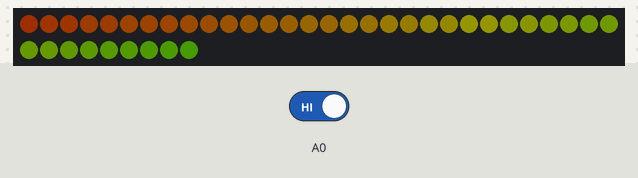
The sketch below on a simulated Arduino Uno, built with avr-gcc and run on an emulated ATmega328P. Shown: 39 RGB LEDs in strip order, left to right, continuing on the next row. The inputs (shaded band) are chosen by the test bench; at power-on: A0 HIGH. Dim RGB values are drawn brighter than linear.

Above: at 12.5 s.
12.6 s: A0 driven LOW
At 13.05 s:
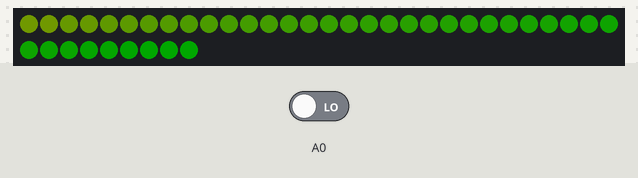
At 18.5 s:
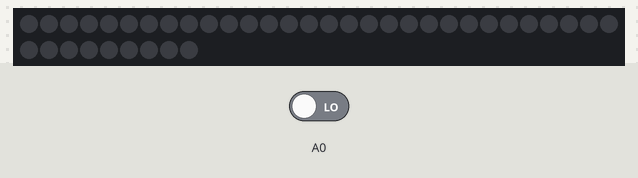
19.2 s: A0 driven HIGH
At 22.1 s:
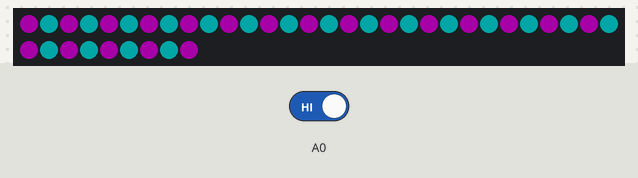
Timing chart, 0 to 23.6 s (numbered marks = the images above; inputs shaded):
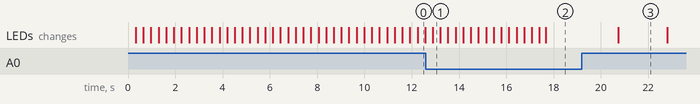

Measured:
- after the input at 12.6 s, the LEDs: first differ from a run without the input after 5.1 s (image 2)
- after the input at 19.2 s, the LEDs: change after 1.5 s (image 3)

The sketch:

base.ino
```cpp
#include <Adafruit_NeoPixel.h>
#ifdef __AVR__
  #include <avr/power.h>
#endif

#define PIN 6

Adafruit_NeoPixel strip = Adafruit_NeoPixel(39, PIN, NEO_GRB + NEO_KHZ800);

void setup() {
  strip.begin();
  strip.show(); // Initialize all pixels to 'off'
  strip.setBrightness(40);
  pinMode(A0, INPUT_PULLUP);
  digitalWrite(A0, HIGH);
}

void offAndPause() {
  for(int i=0; i< strip.numPixels(); i++) {
    strip.setPixelColor(i, 0);
  }
  strip.show();
  delay(1500);
}

void loop() {
  //rainbowCycle3(20);
  //checker(500);
  while(digitalRead(A0) == HIGH) {
    rainbow(20);
  }
  offAndPause();
  while(digitalRead(A0) == HIGH) {
    rainbowCycle3(20);
  }
  offAndPause();
  while(digitalRead(A0) == HIGH) {
    checker(2000);
  }
  offAndPause();
}

void rainbow(uint8_t wait) {
  uint16_t i, j;

  for(j=0; j<256; j++) {
    for(i=0; i<strip.numPixels(); i++) {
      strip.setPixelColor(i, Wheel((i+j) & 255));
    }
    strip.show();
    delay(wait);
  }
}

void rainbowCycle(uint8_t wait) {
  uint16_t i, j;

  for(j=0; j<256; j++) {
    for(i=0; i< strip.numPixels(); i++) {
      strip.setPixelColor(i, Wheel(((i * 256 / strip.numPixels()) + j) & 255));
    }
    strip.show();
    delay(wait);
  }
}

void rainbowCycle3(uint8_t wait) {
  uint16_t i, j;

  for(j=0; j<256; j++) {
    for(i=0; i< 11; i++) {
      strip.setPixelColor(i, Wheel(((i * 256 / 11) + j) & 255));
    }
    for(i=0; i< 12; i++) {
      strip.setPixelColor(i+11, Wheel(((i * 256 / 12) + j) & 255));
    }
    for(i=0; i< 13; i++) {
      strip.setPixelColor(i+11+12, Wheel(((i * 256 / 13) + j) & 255));
    }
    strip.show();
    delay(wait);
  }
}

void checker(uint16_t wait) {

  uint16_t i;

  for(i=0; i< strip.numPixels(); i++) {
    if(i%2) {
      strip.setPixelColor(i, strip.Color(0,255,255));
    }
    else {
      strip.setPixelColor(i, strip.Color(255,0,255));
    }
    strip.show();
  }

  delay(wait);

  for(i=0; i< strip.numPixels(); i++) {
    if(i%2) {
      strip.setPixelColor(i, strip.Color(255,0,255));
    }
    else {
      strip.setPixelColor(i, strip.Color(0,255,255));
    }
    strip.show();
  }
  delay(wait);

}

uint32_t Wheel(byte WheelPos) {
  WheelPos = 255 - WheelPos;
  if(WheelPos < 85) {
    return strip.Color(255 - WheelPos * 3, 0, WheelPos * 3);
  }
  if(WheelPos < 170) {
    WheelPos -= 85;
    return strip.Color(0, WheelPos * 3, 255 - WheelPos * 3);
  }
  WheelPos -= 170;
  return strip.Color(WheelPos * 3, 255 - WheelPos * 3, 0);
}
```
